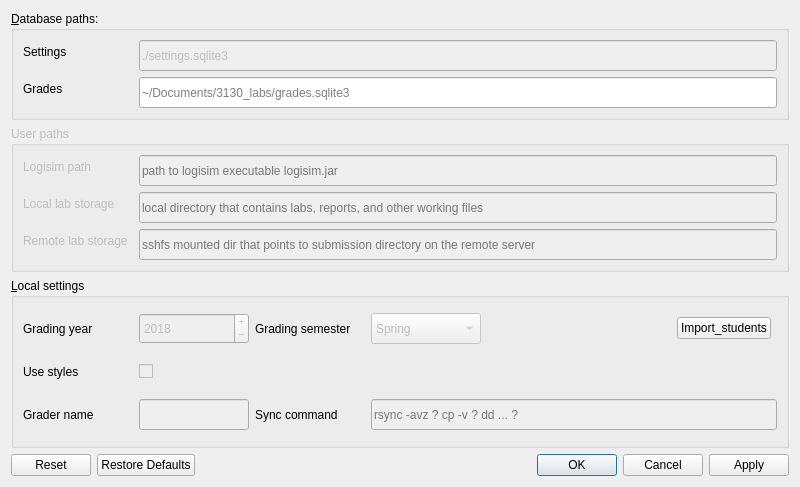
<?xml version="1.0" encoding="UTF-8"?>
<ui version="4.0">
 <class>Settings</class>
 <widget class="QDialog" name="Settings">
  <property name="enabled">
   <bool>true</bool>
  </property>
  <property name="geometry">
   <rect>
    <x>0</x>
    <y>0</y>
    <width>800</width>
    <height>487</height>
   </rect>
  </property>
  <property name="minimumSize">
   <size>
    <width>600</width>
    <height>0</height>
   </size>
  </property>
  <property name="windowTitle">
   <string>Settings</string>
  </property>
  <property name="windowIcon">
   <iconset>
    <normaloff>os_linux_1.ico</normaloff>os_linux_1.ico</iconset>
  </property>
  <property name="locale">
   <locale language="English" country="UnitedStates"/>
  </property>
  <layout class="QVBoxLayout" name="verticalLayout">
   <item>
    <widget class="QGroupBox" name="groupBox_db">
     <property name="sizePolicy">
      <sizepolicy hsizetype="Preferred" vsizetype="Preferred">
       <horstretch>0</horstretch>
       <verstretch>0</verstretch>
      </sizepolicy>
     </property>
     <property name="minimumSize">
      <size>
       <width>0</width>
       <height>0</height>
      </size>
     </property>
     <property name="autoFillBackground">
      <bool>false</bool>
     </property>
     <property name="title">
      <string>&amp;Database paths:</string>
     </property>
     <property name="alignment">
      <set>Qt::AlignLeading|Qt::AlignLeft|Qt::AlignTop</set>
     </property>
     <property name="flat">
      <bool>false</bool>
     </property>
     <property name="checkable">
      <bool>false</bool>
     </property>
     <layout class="QFormLayout" name="formLayout">
      <item row="0" column="0">
       <widget class="QLabel" name="label_settings_db">
        <property name="minimumSize">
         <size>
          <width>110</width>
          <height>0</height>
         </size>
        </property>
        <property name="text">
         <string>Settings</string>
        </property>
       </widget>
      </item>
      <item row="0" column="1">
       <widget class="QLineEdit" name="input_settings_db">
        <property name="enabled">
         <bool>false</bool>
        </property>
        <property name="minimumSize">
         <size>
          <width>550</width>
          <height>31</height>
         </size>
        </property>
        <property name="text">
         <string>./settings.sqlite3</string>
        </property>
       </widget>
      </item>
      <item row="1" column="0">
       <widget class="QLabel" name="label_grades_db">
        <property name="minimumSize">
         <size>
          <width>110</width>
          <height>0</height>
         </size>
        </property>
        <property name="text">
         <string>Grades</string>
        </property>
       </widget>
      </item>
      <item row="1" column="1">
       <widget class="QLineEdit" name="input_grades_db">
        <property name="minimumSize">
         <size>
          <width>550</width>
          <height>31</height>
         </size>
        </property>
        <property name="text">
         <string/>
        </property>
        <property name="placeholderText">
         <string>~/Documents/3130_labs/grades.sqlite3</string>
        </property>
       </widget>
      </item>
     </layout>
    </widget>
   </item>
   <item>
    <widget class="QGroupBox" name="groupBox_user">
     <property name="enabled">
      <bool>false</bool>
     </property>
     <property name="sizePolicy">
      <sizepolicy hsizetype="Preferred" vsizetype="Preferred">
       <horstretch>0</horstretch>
       <verstretch>0</verstretch>
      </sizepolicy>
     </property>
     <property name="minimumSize">
      <size>
       <width>0</width>
       <height>0</height>
      </size>
     </property>
     <property name="title">
      <string>User paths</string>
     </property>
     <layout class="QFormLayout" name="formLayout_2">
      <item row="0" column="0">
       <widget class="QLabel" name="label_logisim_path">
        <property name="sizePolicy">
         <sizepolicy hsizetype="Preferred" vsizetype="Preferred">
          <horstretch>0</horstretch>
          <verstretch>0</verstretch>
         </sizepolicy>
        </property>
        <property name="minimumSize">
         <size>
          <width>110</width>
          <height>0</height>
         </size>
        </property>
        <property name="text">
         <string>Logisim path</string>
        </property>
       </widget>
      </item>
      <item row="0" column="1">
       <widget class="QLineEdit" name="input_logisim_path">
        <property name="sizePolicy">
         <sizepolicy hsizetype="Expanding" vsizetype="Fixed">
          <horstretch>0</horstretch>
          <verstretch>0</verstretch>
         </sizepolicy>
        </property>
        <property name="minimumSize">
         <size>
          <width>637</width>
          <height>31</height>
         </size>
        </property>
        <property name="text">
         <string/>
        </property>
        <property name="placeholderText">
         <string>path to logisim executable logisim.jar</string>
        </property>
       </widget>
      </item>
      <item row="1" column="0">
       <widget class="QLabel" name="label_local_stor">
        <property name="minimumSize">
         <size>
          <width>110</width>
          <height>0</height>
         </size>
        </property>
        <property name="text">
         <string>Local lab storage</string>
        </property>
       </widget>
      </item>
      <item row="1" column="1">
       <widget class="QLineEdit" name="input_local_stor">
        <property name="minimumSize">
         <size>
          <width>637</width>
          <height>31</height>
         </size>
        </property>
        <property name="text">
         <string/>
        </property>
        <property name="placeholderText">
         <string>local directory that contains labs, reports, and other working files</string>
        </property>
       </widget>
      </item>
      <item row="2" column="0">
       <widget class="QLabel" name="label_rem_stor">
        <property name="minimumSize">
         <size>
          <width>110</width>
          <height>0</height>
         </size>
        </property>
        <property name="text">
         <string>Remote lab storage</string>
        </property>
       </widget>
      </item>
      <item row="2" column="1">
       <widget class="QLineEdit" name="input_rem_stor">
        <property name="minimumSize">
         <size>
          <width>637</width>
          <height>31</height>
         </size>
        </property>
        <property name="inputMask">
         <string/>
        </property>
        <property name="text">
         <string/>
        </property>
        <property name="placeholderText">
         <string>sshfs mounted dir that points to submission directory on the remote server</string>
        </property>
       </widget>
      </item>
     </layout>
    </widget>
   </item>
   <item>
    <widget class="QGroupBox" name="groupBox_local">
     <property name="sizePolicy">
      <sizepolicy hsizetype="Preferred" vsizetype="MinimumExpanding">
       <horstretch>0</horstretch>
       <verstretch>0</verstretch>
      </sizepolicy>
     </property>
     <property name="minimumSize">
      <size>
       <width>0</width>
       <height>145</height>
      </size>
     </property>
     <property name="maximumSize">
      <size>
       <width>16777215</width>
       <height>300</height>
      </size>
     </property>
     <property name="title">
      <string>&amp;Local settings</string>
     </property>
     <property name="flat">
      <bool>false</bool>
     </property>
     <property name="checkable">
      <bool>false</bool>
     </property>
     <layout class="QGridLayout" name="gridLayout">
      <item row="0" column="1">
       <widget class="QSpinBox" name="spin_year">
        <property name="enabled">
         <bool>false</bool>
        </property>
        <property name="minimumSize">
         <size>
          <width>110</width>
          <height>31</height>
         </size>
        </property>
        <property name="maximumSize">
         <size>
          <width>110</width>
          <height>16777215</height>
         </size>
        </property>
        <property name="wrapping">
         <bool>true</bool>
        </property>
        <property name="readOnly">
         <bool>false</bool>
        </property>
        <property name="buttonSymbols">
         <enum>QAbstractSpinBox::PlusMinus</enum>
        </property>
        <property name="accelerated">
         <bool>true</bool>
        </property>
        <property name="showGroupSeparator" stdset="0">
         <bool>false</bool>
        </property>
        <property name="minimum">
         <number>2012</number>
        </property>
        <property name="maximum">
         <number>2026</number>
        </property>
        <property name="value">
         <number>2018</number>
        </property>
       </widget>
      </item>
      <item row="0" column="0">
       <widget class="QLabel" name="label_grad_year">
        <property name="sizePolicy">
         <sizepolicy hsizetype="Preferred" vsizetype="Fixed">
          <horstretch>0</horstretch>
          <verstretch>0</verstretch>
         </sizepolicy>
        </property>
        <property name="minimumSize">
         <size>
          <width>110</width>
          <height>31</height>
         </size>
        </property>
        <property name="maximumSize">
         <size>
          <width>110</width>
          <height>16777215</height>
         </size>
        </property>
        <property name="text">
         <string>Grading year</string>
        </property>
       </widget>
      </item>
      <item row="2" column="1">
       <widget class="QLineEdit" name="input_grader_name">
        <property name="enabled">
         <bool>false</bool>
        </property>
        <property name="minimumSize">
         <size>
          <width>110</width>
          <height>31</height>
         </size>
        </property>
        <property name="maximumSize">
         <size>
          <width>110</width>
          <height>16777215</height>
         </size>
        </property>
       </widget>
      </item>
      <item row="0" column="3">
       <widget class="QLabel" name="label_semester">
        <property name="sizePolicy">
         <sizepolicy hsizetype="Preferred" vsizetype="Fixed">
          <horstretch>0</horstretch>
          <verstretch>0</verstretch>
         </sizepolicy>
        </property>
        <property name="minimumSize">
         <size>
          <width>110</width>
          <height>31</height>
         </size>
        </property>
        <property name="maximumSize">
         <size>
          <width>110</width>
          <height>16777215</height>
         </size>
        </property>
        <property name="text">
         <string>Grading semester</string>
        </property>
       </widget>
      </item>
      <item row="1" column="0">
       <widget class="QLabel" name="label_style">
        <property name="minimumSize">
         <size>
          <width>110</width>
          <height>31</height>
         </size>
        </property>
        <property name="text">
         <string>Use styles</string>
        </property>
       </widget>
      </item>
      <item row="2" column="3">
       <widget class="QLabel" name="label_sync_comm">
        <property name="text">
         <string>Sync command</string>
        </property>
       </widget>
      </item>
      <item row="2" column="0">
       <widget class="QLabel" name="label_grader_name">
        <property name="sizePolicy">
         <sizepolicy hsizetype="Preferred" vsizetype="Fixed">
          <horstretch>0</horstretch>
          <verstretch>0</verstretch>
         </sizepolicy>
        </property>
        <property name="minimumSize">
         <size>
          <width>110</width>
          <height>31</height>
         </size>
        </property>
        <property name="text">
         <string>Grader name</string>
        </property>
       </widget>
      </item>
      <item row="1" column="1">
       <widget class="QCheckBox" name="style_checkBox">
        <property name="enabled">
         <bool>false</bool>
        </property>
        <property name="sizePolicy">
         <sizepolicy hsizetype="MinimumExpanding" vsizetype="Fixed">
          <horstretch>0</horstretch>
          <verstretch>0</verstretch>
         </sizepolicy>
        </property>
        <property name="minimumSize">
         <size>
          <width>0</width>
          <height>31</height>
         </size>
        </property>
        <property name="maximumSize">
         <size>
          <width>110</width>
          <height>16777215</height>
         </size>
        </property>
        <property name="layoutDirection">
         <enum>Qt::LeftToRight</enum>
        </property>
        <property name="text">
         <string/>
        </property>
       </widget>
      </item>
      <item row="0" column="4">
       <widget class="QComboBox" name="semester_comboBox">
        <property name="enabled">
         <bool>false</bool>
        </property>
        <property name="minimumSize">
         <size>
          <width>110</width>
          <height>31</height>
         </size>
        </property>
        <property name="maximumSize">
         <size>
          <width>110</width>
          <height>16777215</height>
         </size>
        </property>
        <property name="maxVisibleItems">
         <number>3</number>
        </property>
        <property name="maxCount">
         <number>5</number>
        </property>
        <item>
         <property name="text">
          <string>Spring</string>
         </property>
        </item>
        <item>
         <property name="text">
          <string>Summer</string>
         </property>
        </item>
        <item>
         <property name="text">
          <string>Fall</string>
         </property>
        </item>
       </widget>
      </item>
      <item row="2" column="4" colspan="4">
       <widget class="QLineEdit" name="sync_command">
        <property name="enabled">
         <bool>false</bool>
        </property>
        <property name="minimumSize">
         <size>
          <width>0</width>
          <height>31</height>
         </size>
        </property>
        <property name="inputMask">
         <string notr="true"/>
        </property>
        <property name="placeholderText">
         <string>rsync -avz ? cp -v ? dd ... ?</string>
        </property>
       </widget>
      </item>
      <item row="0" column="6">
       <widget class="QPushButton" name="import_stuents_btn">
        <property name="text">
         <string>Import_students</string>
        </property>
       </widget>
      </item>
      <item row="0" column="5">
       <spacer name="horizontalSpacer">
        <property name="orientation">
         <enum>Qt::Horizontal</enum>
        </property>
        <property name="sizeHint" stdset="0">
         <size>
          <width>40</width>
          <height>20</height>
         </size>
        </property>
       </spacer>
      </item>
     </layout>
    </widget>
   </item>
   <item>
    <widget class="QDialogButtonBox" name="buttonBox">
     <property name="sizePolicy">
      <sizepolicy hsizetype="Expanding" vsizetype="Fixed">
       <horstretch>0</horstretch>
       <verstretch>0</verstretch>
      </sizepolicy>
     </property>
     <property name="orientation">
      <enum>Qt::Horizontal</enum>
     </property>
     <property name="standardButtons">
      <set>QDialogButtonBox::Apply|QDialogButtonBox::Cancel|QDialogButtonBox::Ok|QDialogButtonBox::Reset|QDialogButtonBox::RestoreDefaults</set>
     </property>
    </widget>
   </item>
  </layout>
 </widget>
 <resources/>
 <connections>
  <connection>
   <sender>buttonBox</sender>
   <signal>accepted()</signal>
   <receiver>Settings</receiver>
   <slot>accept()</slot>
   <hints>
    <hint type="sourcelabel">
     <x>248</x>
     <y>254</y>
    </hint>
    <hint type="destinationlabel">
     <x>157</x>
     <y>274</y>
    </hint>
   </hints>
  </connection>
  <connection>
   <sender>buttonBox</sender>
   <signal>rejected()</signal>
   <receiver>Settings</receiver>
   <slot>reject()</slot>
   <hints>
    <hint type="sourcelabel">
     <x>316</x>
     <y>260</y>
    </hint>
    <hint type="destinationlabel">
     <x>286</x>
     <y>274</y>
    </hint>
   </hints>
  </connection>
 </connections>
</ui>
